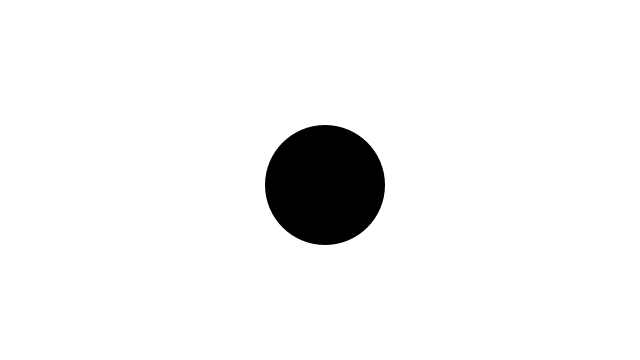
Frame 1 (no input)
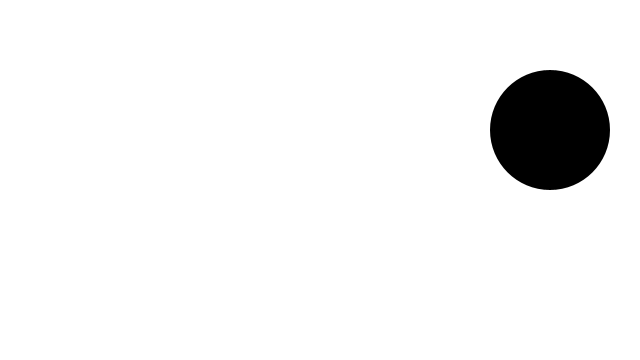
Frame 60 (the mouse pressed at the canvas centre just before this capture)
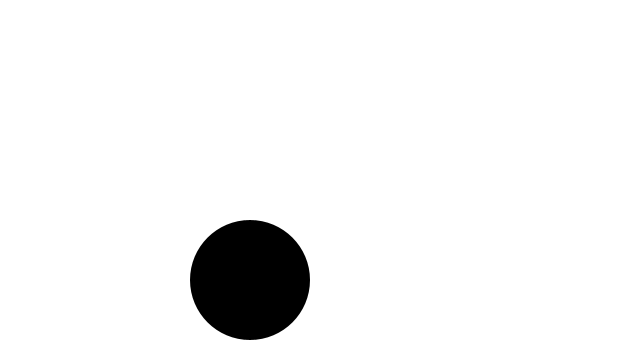
Frame 120 (the mouse held since frame 60 and released just before this capture)

The Processing sketch that drew these frames (run headless with seeded random() and noise(); from frame 60 on, the mouse is pressed at the canvas centre):

// Processing sketch: BouncingBall
// ── BouncingBall.pde
// Modified from: https://processing.org/examples/bounce.html

// Width of the shape
int radius = 60;  

// Starting position of shape:
float xPos, yPos;        

// Speed of the shape:
float xSpeed = 5;  
float ySpeed = 5;

int xDirection = 1;  // Left or Right
int yDirection = 1;  // Top to Bottom

void setup() {

    // Configuring the scene:
    size(640, 360);
    noStroke();
    frameRate(30);
    ellipseMode(RADIUS);

    // Set the starting position of the shape
    xPos = width/2;
    yPos = height/2;
}

void draw() {

    background(255);

    // Update the position of the shape:
    xPos += ( xSpeed * xDirection );
    yPos += ( ySpeed * yDirection );

    // Test to see if the shape exceeds the boundaries of the screen.
    // If it does, reverse its direction by multiplying by -1:
    
    if (xPos > width-radius || xPos < radius) {
        xDirection *= -1;
    }
    
    if (yPos > height-radius || yPos < radius) {
        yDirection *= -1;
    }

    // Draw the shape
    fill(0);
    ellipse(xPos, yPos, radius, radius);
}
